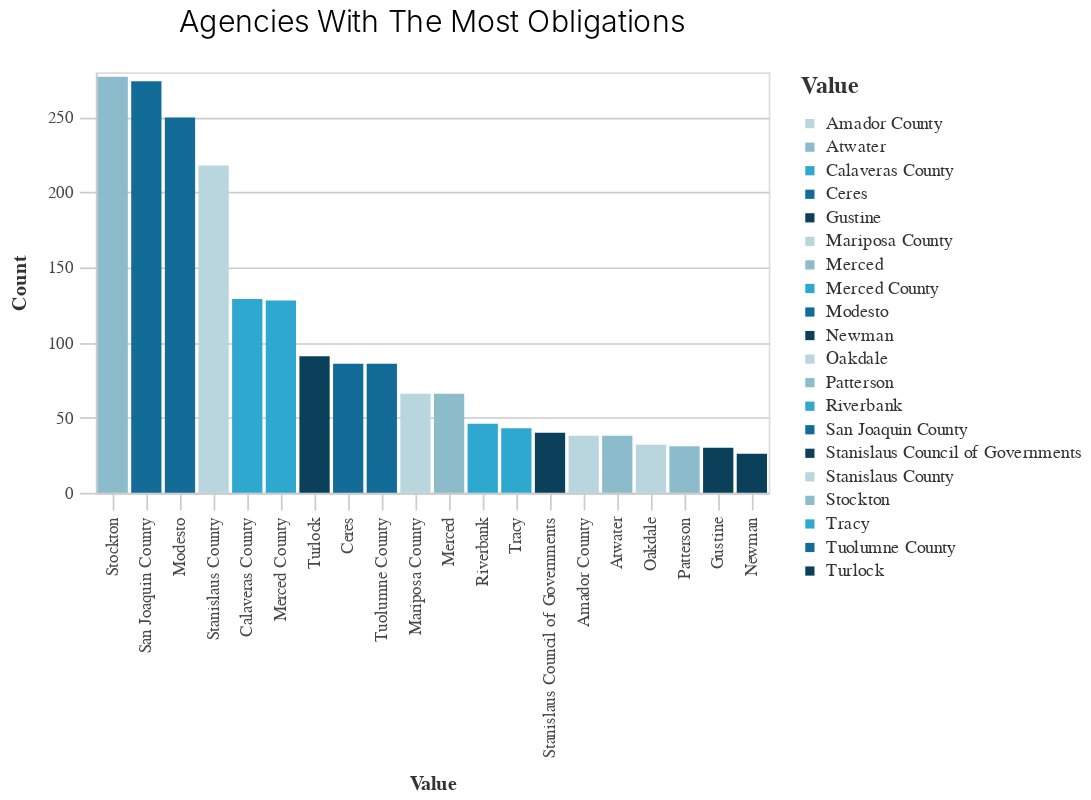

Notebook code for this chart:
### Markdown cell above
### Charting

### Code cell
_dla_utils.basic_bar_chart((df_top>>filter(_.variable=='primary_agency_name')), 'value', 'count', 'value', subset, 'Agencies With The Most Obligations')

### Figure 1 — Vega-Lite specification as saved in the notebook (floating-point values rounded to 4 significant figures)
{"config": {"view": {"continuousWidth": 400, "continuousHeight": 300}, "axis": {"domainColor": "#cbcbcb", "grid": true, "gridColor": "#cbcbcb", "gridWidth": 1, "labelColor": "#474747", "labelFont": "Nunito Sans", "labelFontSize": 10, "labelPadding": 4, "tickColor": "#cbcbcb", "tickSize": 10, "titleColor": "#333", "titleFont": "Raleway", "titleFontSize": 12, "titlePadding": 10}, "axisBand": {"grid": false}, "background": "white", "font": "Raleway", "header": {"labelFont": "Nunito Sans", "titleFont": "Raleway"}, "legend": {"labelColor": "#333", "labelFont": "Nunito Sans", "labelFontSize": 11, "labelLimit": 0, "padding": 1, "symbolSize": 30, "symbolType": "square", "titleColor": "#333", "titleFont": "Raleway", "titleFontSize": 14, "titlePadding": 10}, "title": {"anchor": "middle", "font": "Raleway", "fontSize": 18, "fontWeight": 300, "offset": 20}}, "data": {"name": "data-1c6f6143016336eb44f2c2e64ca780c5"}, "mark": "bar", "encoding": {"color": {"field": "value", "legend": {"title": "Value"}, "scale": {"range": ["#B9D6DF", "#8CBCCB", "#2EA8CE", "#136C97", "#0B405B"]}, "type": "nominal"}, "x": {"field": "value", "sort": "-y", "title": "Value", "type": "nominal"}, "y": {"field": "count", "title": "Count", "type": "quantitative"}}, "height": 250, "title": "Agencies With The Most Obligations", "width": 400, "$schema": "https://vega.github.io/schema/vega-lite/v4.17.0.json", "datasets": {"data-1c6f6143016336eb44f2c2e64ca780c5": [{"value": "Stockton", "count": 277, "variable": "primary_agency_name"}, {"value": "San Joaquin County", "count": 274, "variable": "primary_agency_name"}, {"value": "Modesto", "count": 250, "variable": "primary_agency_name"}, {"value": "Stanislaus County", "count": 218, "variable": "primary_agency_name"}, {"value": "Calaveras County", "count": 129, "variable": "primary_agency_name"}, {"value": "Merced County", "count": 128, "variable": "primary_agency_name"}, {"value": "Turlock", "count": 91, "variable": "primary_agency_name"}, {"value": "Ceres", "count": 86, "variable": "primary_agency_name"}, {"value": "Tuolumne County", "count": 86, "variable": "primary_agency_name"}, {"value": "Mariposa County", "count": 66, "variable": "primary_agency_name"}, {"value": "Merced", "count": 66, "variable": "primary_agency_name"}, {"value": "Riverbank", "count": 46, "variable": "primary_agency_name"}, {"value": "Tracy", "count": 43, "variable": "primary_agency_name"}, {"value": "Stanislaus Council of Governments", "count": 40, "variable": "primary_agency_name"}, {"value": "Amador County", "count": 38, "variable": "primary_agency_name"}, {"value": "Atwater", "count": 38, "variable": "primary_agency_name"}, {"value": "Oakdale", "count": 32, "variable": "primary_agency_name"}, {"value": "Patterson", "count": 31, "variable": "primary_agency_name"}, {"value": "Gustine", "count": 30, "variable": "primary_agency_name"}, {"value": "Newman", "count": 26, "variable": "primary_agency_name"}]}}
